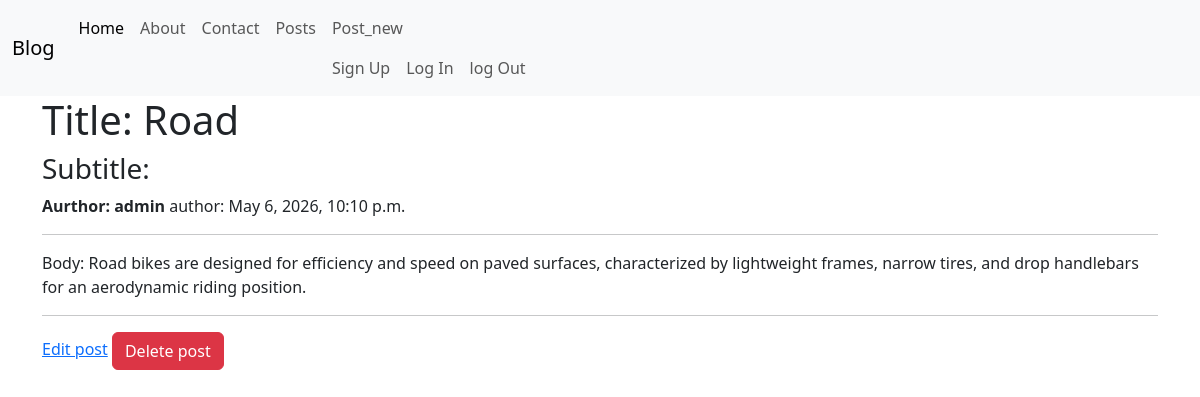
/posts/3/, run on the app's committed database.
### posts/models.py (models this page shows, shortened)
class Post(models.Model): # oop (object oriented programing)
    title = models.CharField(max_length=128)  # string
    subtitle = models.CharField(max_length=256)  # string
    body = models.TextField()  # string
    created_on = models.DateTimeField(auto_now_add=True)  # date / datetime
    author = models.ForeignKey(
        get_user_model(),
        on_delete=models.CASCADE
    )  # User model

### posts/views.py (the view)
# urls.py: path("<int:pk>/", PostDetailView.as_view(), name="post_detail"),
class PostDetailView(DetailView): # GET Request -> single element (object)
    template_name = "post/detail.html"
    model = Post
    context_object_name = "single_post"

### templates/post/detail.html (shortened to what this page needs)
{% extends 'base.html' %}
{% block content %}
    <h1>Title: {{ single_post.title }}</h1>
    <h3> Subtitle:{{ single_post.Subtitle}}</h3>
    <span><strong>Aurthor: {{single_post.author}}</strong></span>
    <span>author: {{single_post.created_on}}</span>
    <hr/>
    <P>Body: {{ single_post.body }}</P>
     <hr/>
    <a href="{% url 'post_edit' single_post.id %}" class="bnt btn-secondary">Edit post</a>
    <a href="{% url 'post_delete' single_post.id %}" class="btn btn-danger">Delete post</a>
{% endblock %}

### data on the page
Post: title "Road", author "admin", created_on "May 6, 2026, 10:10 p.m.", body "Road bikes are designed for efficiency and speed on paved surfaces, characterized by lightweight frames, narrow tires, and drop handlebars for an aerodynamic riding position."
